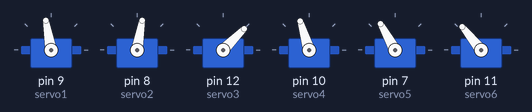
The sketch below on a simulated Arduino Uno, built with avr-gcc and run on an emulated ATmega328P. Shown: 6 × servo.

Above: at 0.05 s.
At 1.25 s:
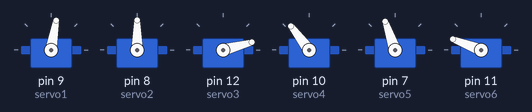
At 2.5 s:
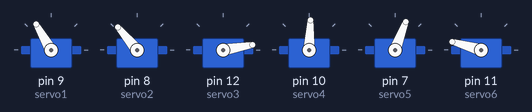
At 3.75 s:
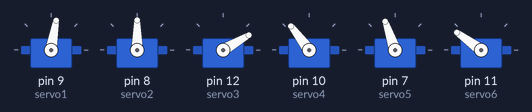
At 5.0 s:
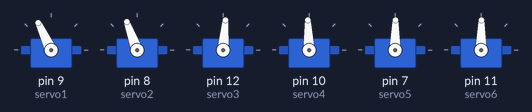
Timing chart, 0 to 6.5 s (numbered marks = the images above):
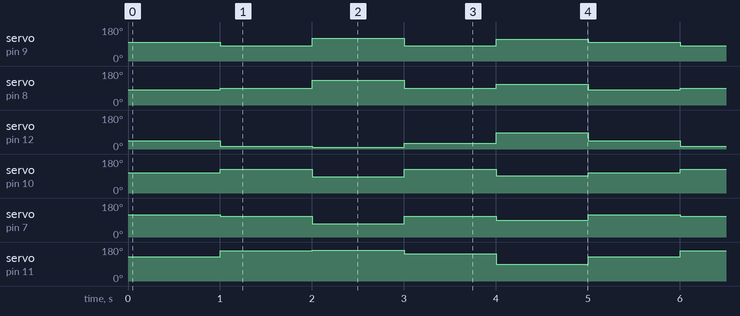

The sketch:

4expressions_6servo.ino
```cpp
#include <Servo.h>  // サーボ制御のライブラリを読み込みます。

Servo servo1;  // 制御するサーボ名１～４を定義します。
Servo servo2;
Servo servo3;
Servo servo4;
Servo servo5;
Servo servo6;


void setup() {
  servo1.attach(9);    // 7番ピンをサーボモーター1の制御ピンに設定
  servo2.attach(8);    // 8番ピンをサーボモーター2の制御ピンに設定
  servo3.attach(12);    // 9番ピンをサーボモーター3の制御ピンに設定
  servo4.attach(10);
  servo5.attach(7);
  servo6.attach(11);
}

void loop() {
  /* servo2 should be 83~124, servo1 should be 72~132*/
  // normal
  set(100, 80, 45);


  // happy
  //set(80, 90, 20);
  set(80, 90, 15);


  // sad
  //set(112, 76, 60);
  //set(112, 93, 47);
  //set(105, 90, 25);
  set(120, 130, 10);
  //set(115, 110, 10);
  //set(112, 108, 35);

  // surprised
  //set(79, 104, 45);
  set(80, 90, 30);
  //set(110, 120, 30);


  // angry
  set(115, 110, 85);
  //set(80, 90, 80);
  //set(120, 130, 90);

}


void set(int angle1, int angle2, int angle3) {
  servo1.write(angle1);
  servo2.write(angle2);
  servo3.write(angle3);
  servo4.write(207-angle1);
  servo5.write(199-angle2);
  servo6.write(174-angle3);
  delay(1000);
}
```

Measured:
- by itself, servo on pin 9 (servo1): repeats every 5.0 s: 120° 1.0 s, 80° 1.0 s, 115° 1.0 s, 100° 1.0 s, 80° 1.0 s
- by itself, servo on pin 8 (servo2): repeats every 5.0 s: 130° 1.0 s, 90° 1.0 s, 110° 1.0 s, 80° 1.0 s, 90° 1.0 s
- by itself, servo on pin 12 (servo3): repeats every 5.0 s: 10° 1.0 s, 30° 1.0 s, 85° 1.0 s, 45° 1.0 s, 15° 1.0 s
- by itself, servo on pin 10 (servo4): repeats every 5.0 s: 87° 1.0 s, 127° 1.0 s, 92° 1.0 s, 107° 1.0 s, 127° 1.0 s
- by itself, servo on pin 7 (servo5): repeats every 5.0 s: 69° 1.0 s, 109° 1.0 s, 89° 1.0 s, 119° 1.0 s, 109° 1.0 s
- by itself, servo on pin 11 (servo6): repeats every 5.0 s: 164° 1.0 s, 144° 1.0 s, 89° 1.0 s, 129° 1.0 s, 159° 1.0 s
